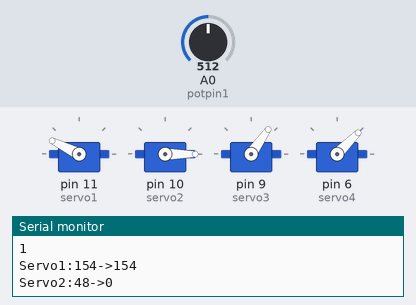
This sketch was run on a simulated Arduino Uno, built with avr-gcc and run on an emulated ATmega328P. Parts: 4 × servo, the last lines printed to the serial monitor. The inputs (shaded band) are chosen by the test bench; at power-on: A0 (potpin1) = 512.

Above: at 5.74 s.
9.0 s: A0 (potpin1) set to 705
At 13.57 s:
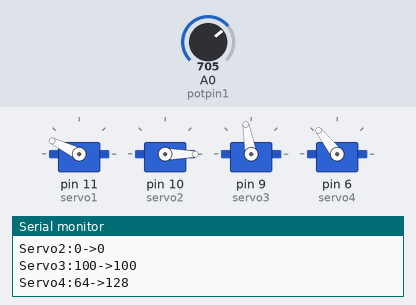
13.9 s: A0 (potpin1) set to 713
18.8 s: A0 (potpin1) set to 306
33.5 s: A0 (potpin1) set to 511
At 33.8 s:
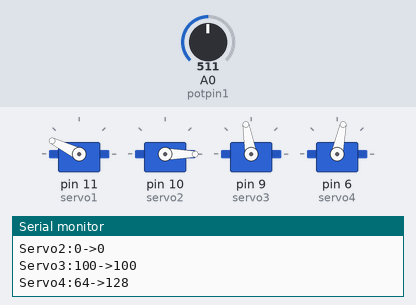
38.4 s: A0 (potpin1) set to 716
At 38.61 s:
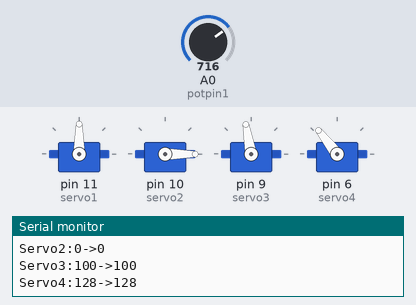
Timing chart, 0 to 44.3 s (numbered marks = the images above; inputs shaded):
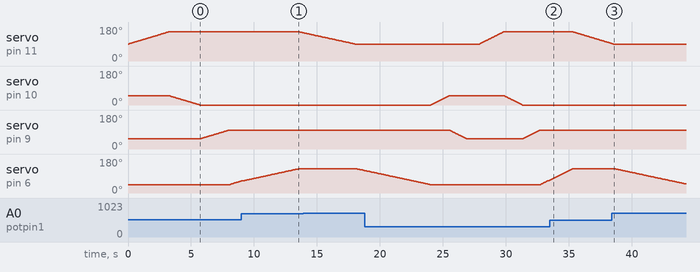

Measured:
- after the input at 33.5 s, servo on pin 6 (servo4): goes on until 35.3 s, then stays 128°
- after the input at 38.4 s, servo on pin 10 (servo2): stays 0° (without the input it goes to 1° after 4.5 s)
- by itself, servo on pin 10 (servo2): rises from 0° to 48° in 1.4 s, then falls to 0° in 5.9 s

The sketch:

sketch_1.ino
```cpp
// VarSpeedServo - Version: Latest
#include <Servo.h>

#include <EEPROM.h>

Servo servo1;
Servo servo2;
Servo servo3;
Servo servo4;

int potpin1 = 0;

int val1[7]={90,154,154,154,90,90,90};
int val2[7]={48,48,0,0,0,0,48};
int val3[7]={55,55,100,100,100,100,55};
int val4[7]={45,45,64,128,128,45,45};

int cc;
int stp;
int x;
void setup()
{
  cc=0;
  servo1.attach(11);
  servo2.attach(10);
  servo3.attach(9);
  servo4.attach(6);
  Serial.begin(9600);
  x=20;
  servo1.write(val1[cc]);
  servo2.write(val2[cc]);
  servo3.write(val3[cc]);
  servo4.write(val4[cc]);
}
void loop()
{
  for(cc=0;cc<=5;cc+=1){
    ///velocidade
    x = analogRead(potpin1);
    x = map (x, 0, 1023, 1, 100);
    ///servo1
    Serial.println("----------");
    Serial.print("delay: ");
    Serial.println(x);
    Serial.println(cc);
    Serial.print("Servo1:");
    Serial.print(val1[cc]);
    Serial.print("->");
    Serial.println(val1[cc+1]);
    if(val1[cc+1]>val1[cc]){
      for(stp=val1[cc];stp<=val1[cc+1];stp+=1){
         servo1.write(stp);
         delay(x);
      }
    }else if(val1[cc+1]<val1[cc]){
      for(stp=val1[cc];stp>=val1[cc+1];stp-=1){
         servo1.write(stp);
         delay(x);
      }
    }

    ///servo2
    Serial.print("Servo2:");
    Serial.print(val2[cc]);
    Serial.print("->");
    Serial.println(val2[cc+1]);
    if(val2[cc+1]>val2[cc]){
      for(stp=val2[cc];stp<=val2[cc+1];stp+=1){
         servo2.write(stp);
         delay(x);
      }
    }else if(val2[cc+1]<val2[cc]){
      for(stp=val2[cc];stp>=val2[cc+1];stp-=1){
         servo2.write(stp);
         delay(x);
      }
    }
    ///servo3
    Serial.print("Servo3:");
    Serial.print(val3[cc]);
    Serial.print("->");
    Serial.println(val3[cc+1]);
    if(val3[cc+1]>val3[cc]){
      for(stp=val3[cc];stp<=val3[cc+1];stp+=1){
         servo3.write(stp);
         delay(x);
      }
    }else if(val3[cc+1]<val3[cc]){
      for(stp=val3[cc];stp>=val3[cc+1];stp-=1){
         servo3.write(stp);
         delay(x);
      }
    }
    ///servo4
    Serial.print("Servo4:");
    Serial.print(val4[cc]);
    Serial.print("->");
    Serial.println(val4[cc+1]);
    if(val4[cc+1]>val4[cc]){
      for(stp=val4[cc];stp<=val4[cc+1];stp+=1){
         servo4.write(stp);
         delay(x);
      }
    }else if(val4[cc+1]<val4[cc]){
      for(stp=val4[cc];stp>=val4[cc+1];stp-=1){
         servo4.write(stp);
         delay(x);
      }
    }

  }
  delay(1000);
}
```
